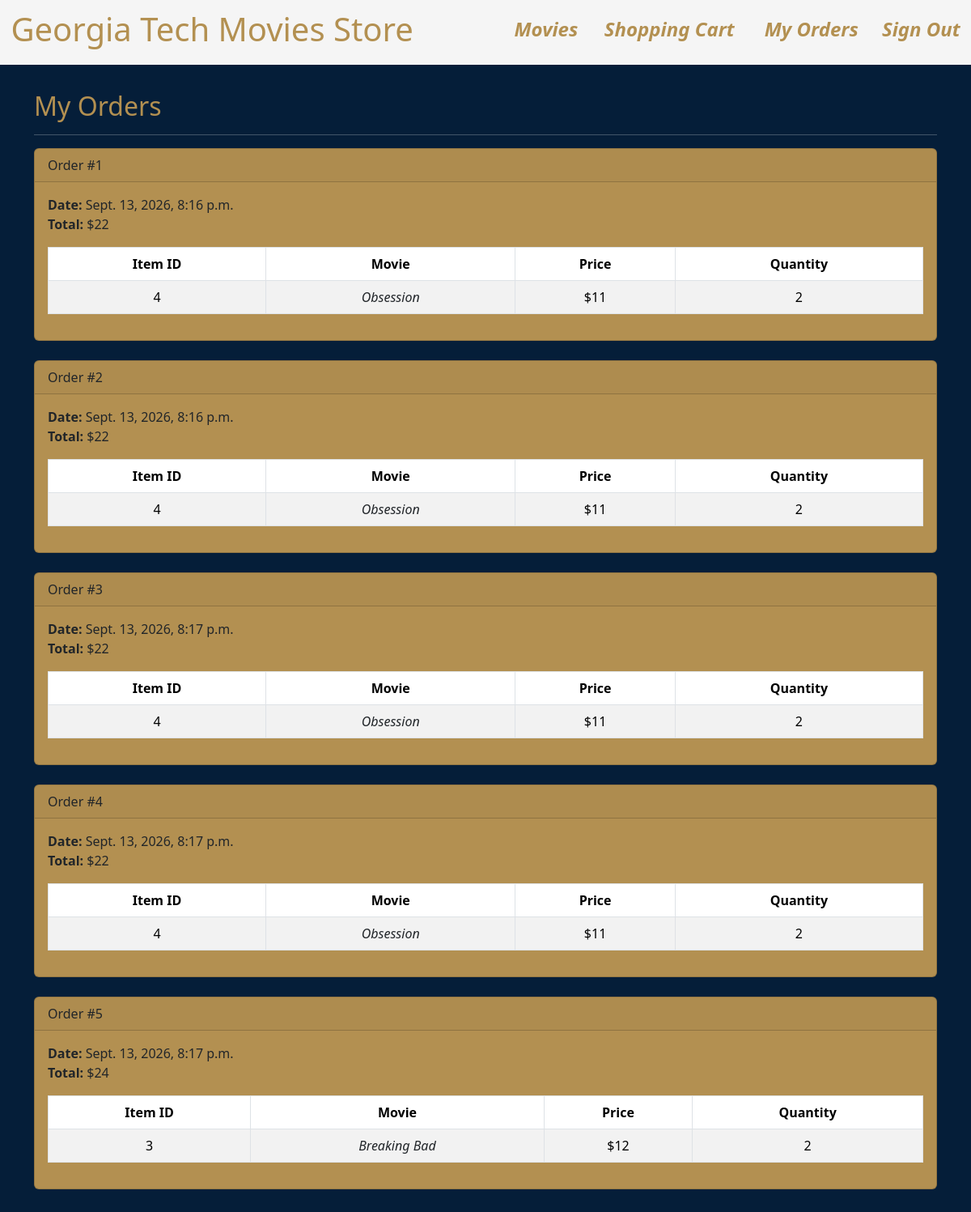
Page /accounts/orders/ (signed in) on the committed database.
### cart/models.py (models this page shows, shortened)
class Order(models.Model):
    id = models.AutoField(primary_key=True)
    total = models.IntegerField()
    date = models.DateTimeField(auto_now_add=True)
    user = models.ForeignKey(User, on_delete=models.CASCADE)

class Item(models.Model):
    id = models.AutoField(primary_key=True)
    price = models.IntegerField()
    quantity = models.IntegerField()
    order = models.ForeignKey(Order, on_delete=models.CASCADE)
    movie = models.ForeignKey(Movie, on_delete=models.CASCADE)

### movies/models.py (models this page shows, shortened)
class Movie(models.Model):
    id = models.AutoField(primary_key=True)
    name = models.CharField(max_length=255)
    price = models.IntegerField()
    description = models.TextField()
    image = models.ImageField(upload_to='')

### accounts/views.py (the view)
# urls.py: path('orders/', views.orders, name='accounts.orders'),
@login_required
def orders(request):
    template_data = {}
    template_data['title'] = 'Orders'
    template_data['orders'] = request.user.order_set.all()
    return render(request, 'orders.html', {'template_data': template_data})

### accounts/templates/orders.html
{% extends 'postAccount-base.html' %}
{% block content %}
<div class="p-3">
  <div class="container">
    <div class="row mt-3">
      <div class="col mx-auto mb-3">
        <h2>My Orders</h2>
        <hr />
        {% for order in template_data.orders %}
        <div class="card mb-4">
          <div class="card-header">
            Order #{{ order.id }}
          </div>
          <div class="card-body">
            <b>Date:</b> {{ order.date }}<br />
            <b>Total:</b> ${{ order.total }}<br />
            <table class="table table-bordered
              table-striped text-center mt-3">
              <thead>
                <tr>
                  <th scope="col">Item ID</th>
                  <th scope="col">Movie</th>
                  <th scope="col">Price</th>
                  <th scope="col">Quantity</th>
                </tr>
              </thead>
              <tbody>
                {% for item in order.item_set.all %}
                <tr>
                  <td>{{ item.movie.id }}</td>
                  <td>
                    <a class="link-dark"
                      href="{% url 'movies.show'
                      id=item.movie.id %}">
                      {{ item.movie.name }}
                    </a>
                  </td>
                  <td>${{ item.movie.price }}</td>
                  <td>{{ item.quantity }}</td>
                </tr>
                {% endfor %}
              </tbody>
            </table>
          </div>
        </div>
        {% endfor %}
      </div>
    </div>
  </div>
</div>
{% endblock content %}

### gt_movies_store/templates/postAccount-base.html (style rules this page uses)
:root { --bg: #051E39; --text: whitesmoke; --title: #B39051; }
body { font-family: system-ui, -apple-system, BlinkMacSystemFont, 'Segoe UI', Roboto, Oxygen, Ubuntu, Cantarell, 'Open Sans', 'Helvetica Neue', sans-serif; color: var(--text); background: var(--bg); font: 16px; margin: 0; }
h1, h2, a { color: var(--title); text-decoration: none; }
a { font-style: italic; position: relative; display: inline-block; text-decoration: none; }
a::after { content: ""; position: absolute; left: 0; bottom: -4px; width: 0; height: 3px; background: var(--title); transition: width 0.25s ease; }
table { width: 100vw; border: none; border-collapse: collapse; padding: none; margin: none; }
td { text-align: center; }
.card { background-color: var(--title); }

### rows in the picture
Order: id "1", date "Sept. 13, 2026, 8:16 p.m.", total "22"
Item: movie.id "4", movie.name "Obsession", movie.price "11", quantity "2"
Order: id "2", date "Sept. 13, 2026, 8:16 p.m.", total "22"
Item: movie.id "4", movie.name "Obsession", movie.price "11", quantity "2"
Order: id "3", date "Sept. 13, 2026, 8:17 p.m.", total "22"
Item: movie.id "4", movie.name "Obsession", movie.price "11", quantity "2"
Order: id "4", date "Sept. 13, 2026, 8:17 p.m.", total "22"
Item: movie.id "4", movie.name "Obsession", movie.price "11", quantity "2"
Order: id "5", date "Sept. 13, 2026, 8:17 p.m.", total "24"
Item: movie.id "3", movie.name "Breaking Bad", movie.price "12", quantity "2"
